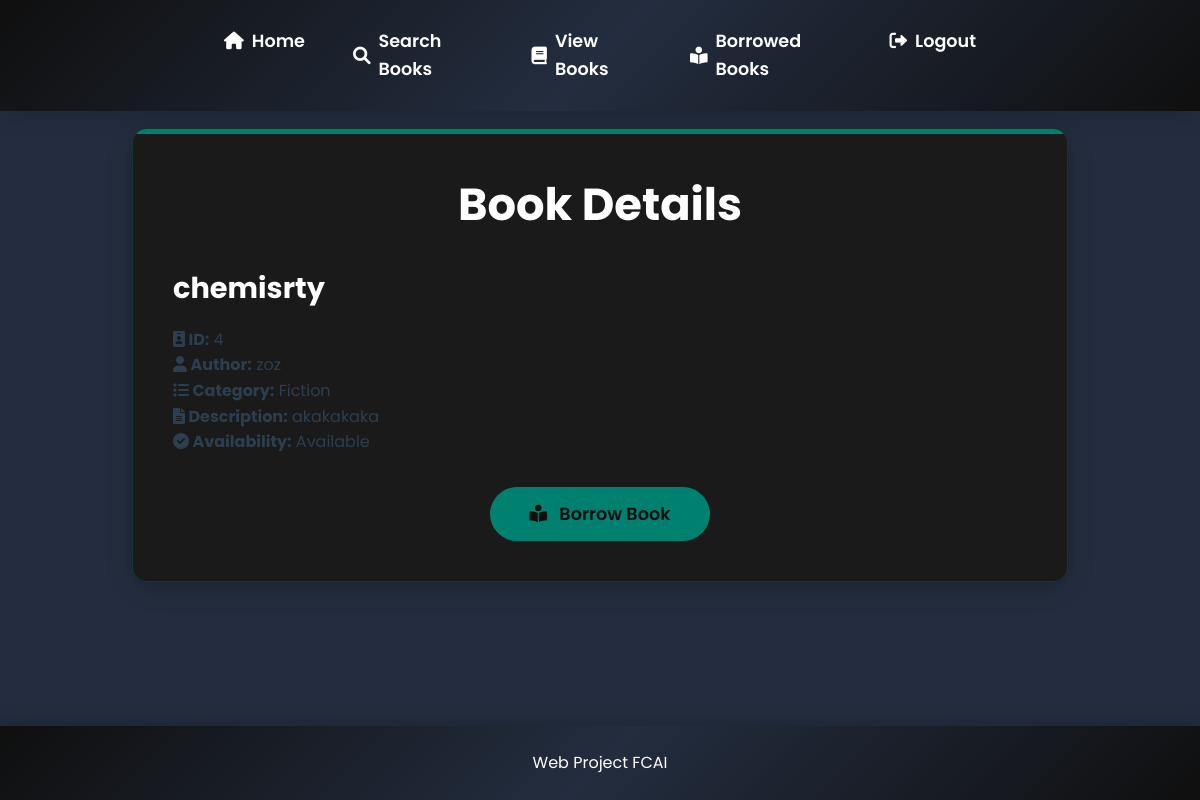
/library/book/4/, run on an earlier commit of the app's database.
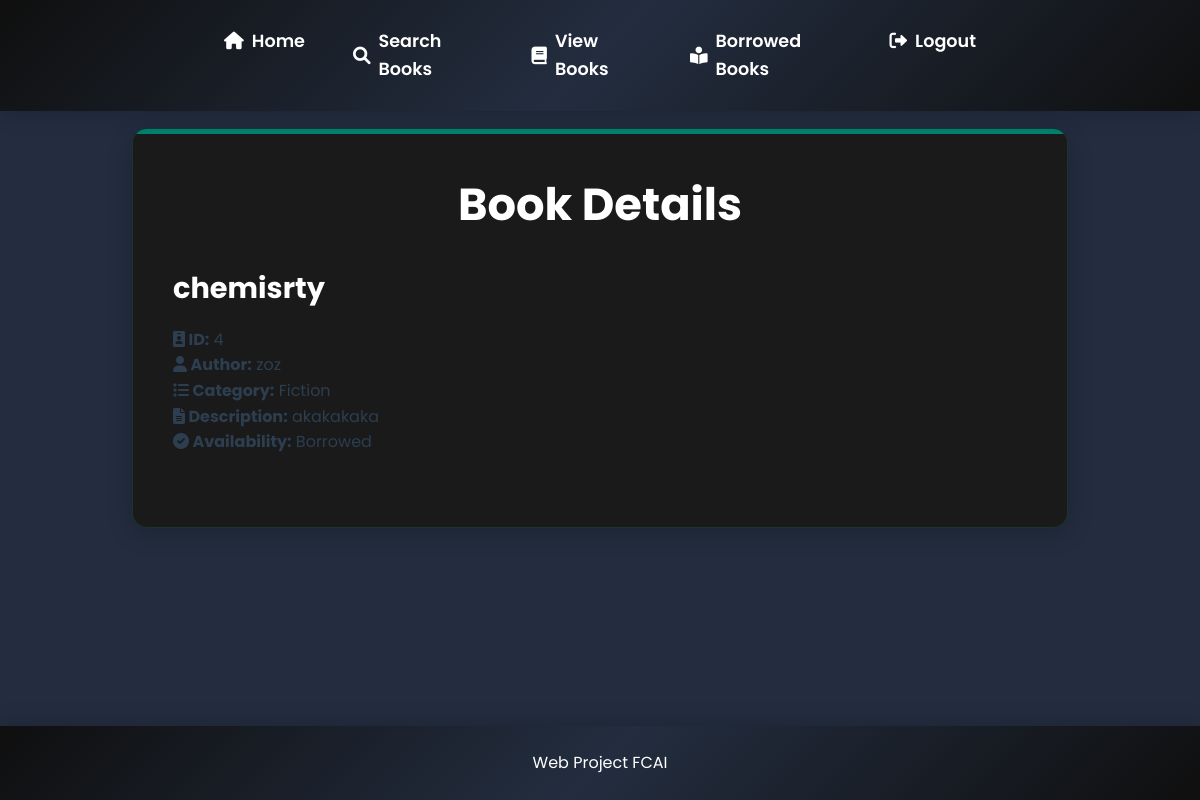
And on a later commit of the database.
### lib/models.py (models this page shows)
class Book_Details(models.Model):
    Name = models.CharField(max_length=120)
    Author = models.CharField(max_length=120)
    Category = models.CharField(max_length=120)
    Description = models.TextField()
    Date_Added = models.DateField()
    Availability = models.CharField( max_length=50)

### lib/views.py (the view)
# urls.py: path('book/<int:book_id>/', views.book_details, name='book_details'),
def book_details(request, book_id):
    book = get_object_or_404(Book_Details, id=book_id)
    return render(request, 'user_book_details.html', {'book': book})

### templates/user_book_details.html (shortened to what this page needs)
{% load static %}
<link rel="stylesheet" href="{% static 'css/style.css' %}" />
<link rel="stylesheet" href="{% static 'css/icon.css' %}" />
<!DOCTYPE html>
<html lang="en">
  <head>
    <link rel="stylesheet" href="../css/style.css" />
  </head>
  <body>
    <nav>
      <ul>
        <li>
          <a href="{% url 'user_dashboard' %}"
            ><i class="fas fa-home"></i> Home</a
          >
        </li>
        <li>
          <a href="{% url 'search_books' %}"
            ><i class="fas fa-search"></i> Search Books</a
          >
        </li>
        <li>
          <a href="{% url 'view_books' %}"
            ><i class="fas fa-book"></i> View Books</a
          >
        </li>
        <li>
          <a href="{% url 'borrowed_books' %}"
            ><i class="fas fa-book-reader"></i> Borrowed Books</a
          >
        </li>
        <li>
          <a href="{% url 'index' %}"
            ><i class="fas fa-sign-out-alt"></i> Logout</a
          >
        </li>
      </ul>
    </nav>
    <main>
      <div class="card">
        <h1>Book Details</h1>
        <div style="margin-bottom: 2rem">
          <h2 id="book-title">{{ book.Name }}</h2>
          <p>
            <strong><i class="fas fa-id-badge"></i> ID:</strong> {{ book.id }}
          </p>
          <p>
            <strong><i class="fas fa-user"></i> Author:</strong> {{ book.Author}}
          </p>
          <p>
            <strong><i class="fas fa-list"></i> Category:</strong>
            {{book.Category }}
          </p>
          <p>
            <strong><i class="fas fa-file-alt"></i> Description:</strong> {{book.Description }}
          </p>
          <p>
            <strong><i class="fas fa-check-circle"></i> Availability:</strong>
            {{ book.Availability }}
          </p>
    </div>
        {% if book.Availability == "Available" %}
        <form method="POST" action="{% url 'borrow_book' book.id %}">
          <button type="submit">
            <i class="fas fa-book-reader" style="margin-right: 0.5rem"></i>
            Borrow Book
          </button>
        </form>
      </div>
          {%endif%}
    </main>
    <footer>
      <p>Web Project FCAI</p>
    </footer>
</body>
</html>

What changed in the data, as far as the page shows it:
changed Book_Details "chemisrty": Availability "Available" → "Borrowed"
Also different on the page:
text no longer shown: "Borrow Book"
